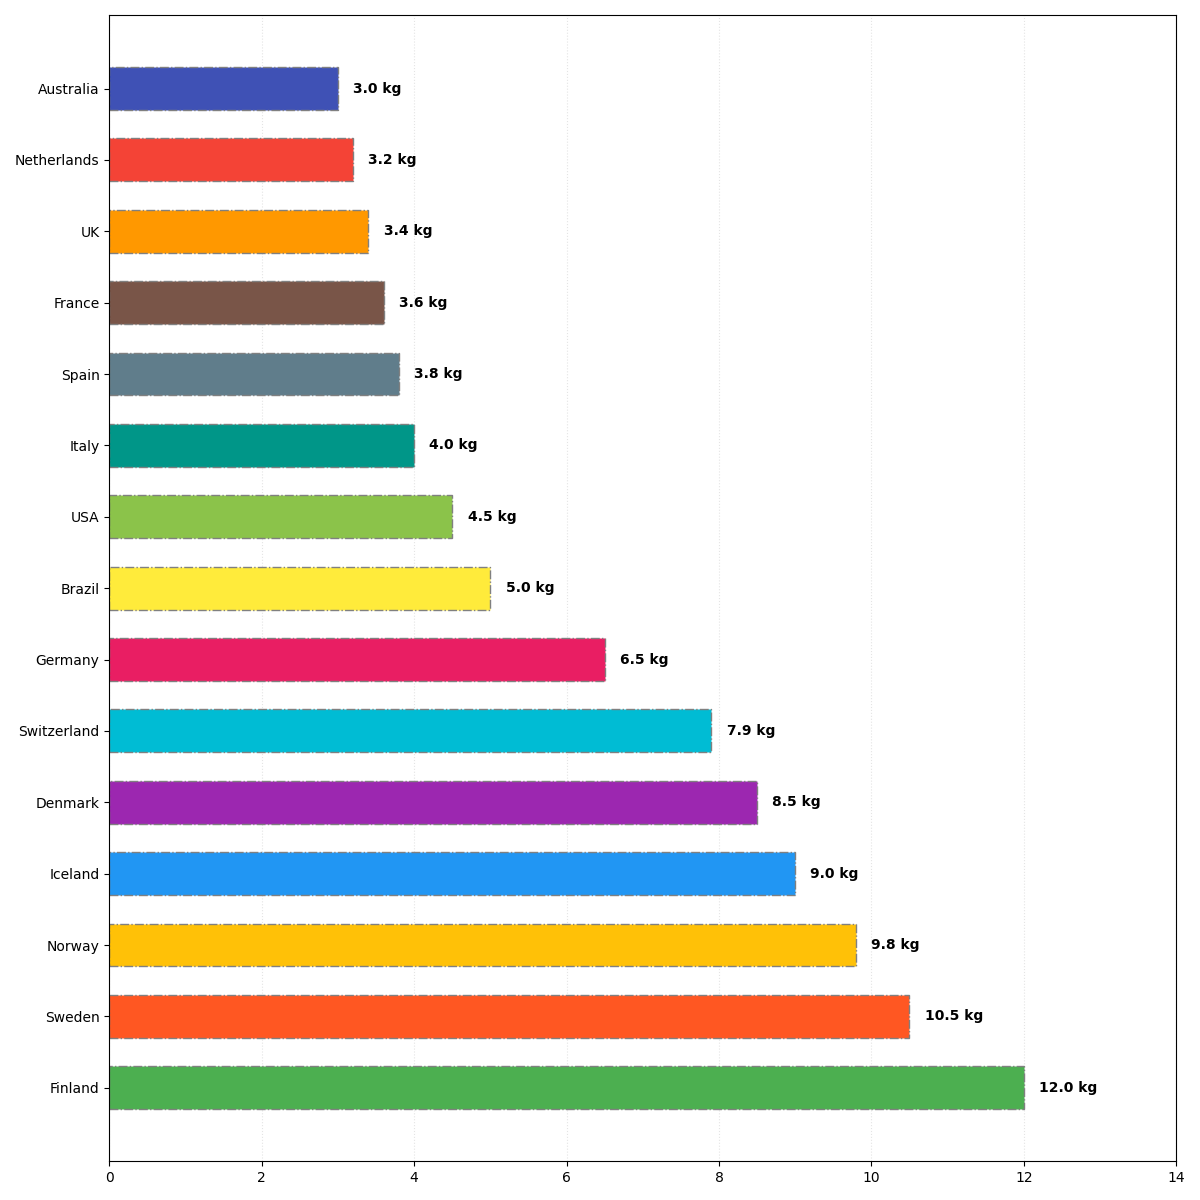

Python code for this plot:
import matplotlib.pyplot as plt
import numpy as np

countries = ['Finland', 'Sweden', 'Norway', 'Iceland', 'Denmark', 
             'Switzerland', 'Germany', 'Brazil', 'USA', 'Italy',
             'Spain', 'France', 'UK', 'Netherlands', 'Australia']
consumption = np.array([12.0, 10.5, 9.8, 9.0, 8.5, 7.9, 6.5, 5.0, 4.5, 4.0,
                        3.8, 3.6, 3.4, 3.2, 3.0])

sorted_indices = np.argsort(-consumption)
sorted_countries = [countries[i] for i in sorted_indices]
sorted_consumption = consumption[sorted_indices]

new_colors = ['#4CAF50', '#FF5722', '#FFC107', '#2196F3', '#9C27B0', 
              '#00BCD4', '#E91E63', '#FFEB3B', '#8BC34A', '#009688',
              '#607D8B', '#795548', '#FF9800', '#F44336', '#3F51B5']

fig, ax = plt.subplots(figsize=(12, 12))
bars = ax.barh(sorted_countries, sorted_consumption, color=new_colors, height=0.6, edgecolor='grey', linestyle='-.')

for bar, value in zip(bars, sorted_consumption):
    ax.text(value + 0.2, bar.get_y() + bar.get_height() / 2, f'{value:.1f} kg', 
            va='center', fontsize=10, color='black', weight='bold')

ax.set_xlim(0, max(sorted_consumption) + 2)
ax.xaxis.grid(True, linestyle=':', color='lightgray', alpha=0.6)
ax.set_axisbelow(True)

plt.tight_layout()
plt.show()
